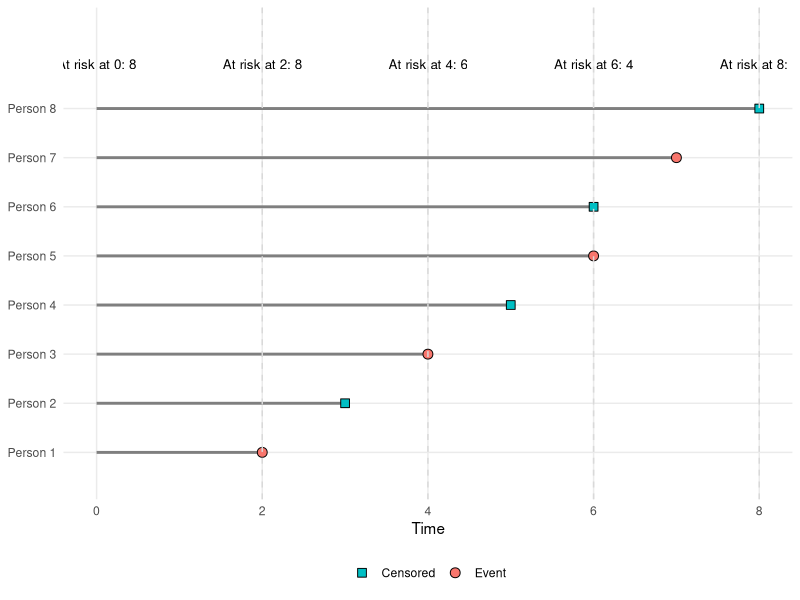
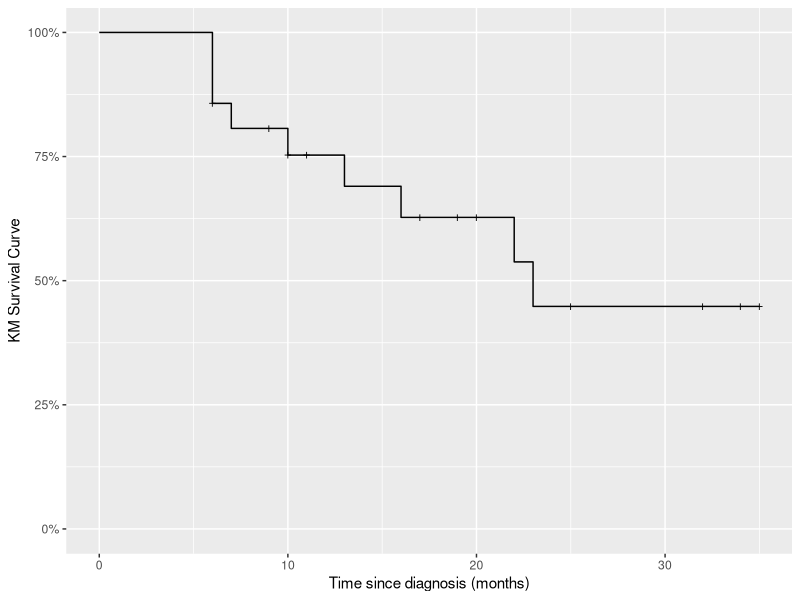

These charts were generated, in order, by the following R code:
## ---- chunk 1
#| include: false
#| code-summary: example-km-curve

y <- c(1, 2, 3, 3, 3, 5, 9, 13, 23, 100)
d <- c(1, 1, 1, 0, 1, 0, 1, 1, 1, 1)
library(survival)
temp1 <- survfit(Surv(y, d) ~ 1)
## ---- chunk 2
#| code-fold: true
#| echo: false

risk_cartoon <- tibble::tibble(
  person = paste("Person", 1:8),
  exit_time = c(2, 3, 4, 5, 6, 6, 7, 8),
  status = c(
    "Event",
    "Censored",
    "Event",
    "Censored",
    "Event",
    "Censored",
    "Event",
    "Censored"
  )
) |>
  dplyr::mutate(person_id = dplyr::row_number())

risk_counts <- tibble::tibble(time = c(0, 2, 4, 6, 8)) |>
  dplyr::mutate(
    at_risk = purrr::map_int(
      time,
      \(current_time) sum(risk_cartoon$exit_time >= current_time)
    ),
    label = paste0("At risk at ", time, ": ", at_risk)
  )

ggplot2::ggplot(risk_cartoon) +
  ggplot2::aes(y = person_id) +
  ggplot2::geom_segment(
    ggplot2::aes(
      x = 0,
      xend = exit_time,
      yend = person_id
    ),
    linewidth = 1,
    color = "grey50"
  ) +
  ggplot2::geom_point(
    ggplot2::aes(
      x = exit_time,
      shape = status,
      fill = status
    ),
    size = 3,
    color = "black"
  ) +
  ggplot2::geom_vline(
    data = dplyr::filter(risk_counts, time > 0),
    ggplot2::aes(xintercept = time),
    linetype = "dashed",
    color = "grey85"
  ) +
  ggplot2::geom_text(
    data = risk_counts,
    ggplot2::aes(
      x = time,
      y = max(risk_cartoon$person_id) + 0.8,
      label = label
    ),
    size = 3.4,
    vjust = 0
  ) +
  ggplot2::scale_shape_manual(values = c(Event = 21, Censored = 22)) +
  ggplot2::scale_fill_manual(
    values = c(Event = "#F8766D", Censored = "#00BFC4")
  ) +
  ggplot2::scale_y_continuous(
    breaks = risk_cartoon$person_id,
    labels = risk_cartoon$person
  ) +
  ggplot2::coord_cartesian(ylim = c(0.5, max(risk_cartoon$person_id) + 1.6)) +
  ggplot2::labs(
    x = "Time",
    y = NULL,
    shape = NULL,
    fill = NULL
  ) +
  ggplot2::theme_minimal() +
  ggplot2::theme(
    legend.position = "bottom",
    panel.grid.minor = ggplot2::element_blank()
  )
## ---- chunk 3
#| fig-cap: "Kaplan-Meier Survival Curve for 6-MP Patients"
#| label: fig-KM-mp6
#| echo: false

require(KMsurv)
data(drug6mp)
library(dplyr)
library(survival)

km_model1 <-
  drug6mp |>
  mutate(surv = Surv(t2, relapse)) |>
  survfit(formula = surv ~ 1, data = _)

library(ggfortify)
km_model1 |>
  autoplot(
    mark.time = TRUE,
    conf.int = FALSE
  ) +
  expand_limits(y = 0) +
  xlab("Time since diagnosis (months)") +
  ylab("KM Survival Curve")
